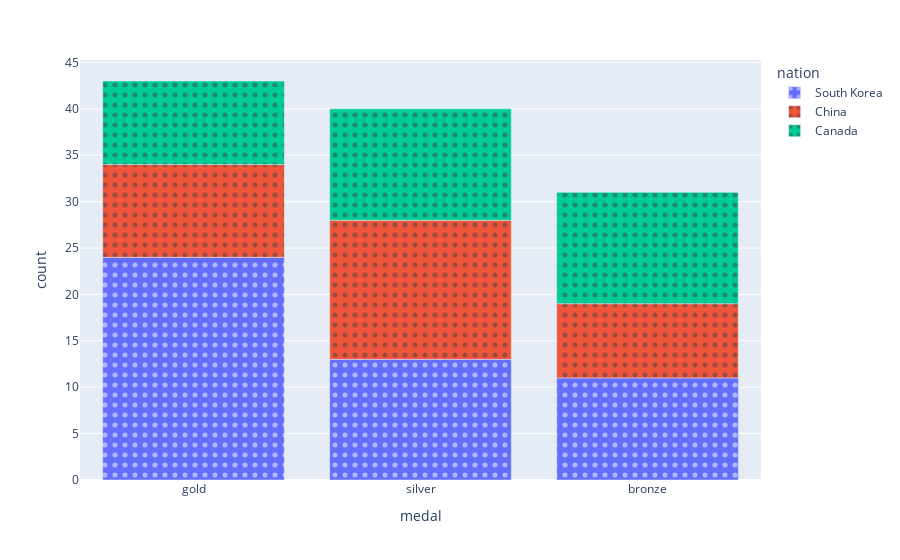

Source (notebook cell):
### Code cell
px.bar(long_data,x='medal',y='count',pattern_shape_sequence=['.','x','+'],color='nation')

### Figure 1 — Plotly figure (JSON) as saved in the notebook; plotly's stock layout.template omitted (floating-point values rounded to 4 significant figures)
{"data": [{"alignmentgroup": "True", "hovertemplate": "nation=South Korea<br>medal=%{x}<br>count=%{y}<extra></extra>", "legendgroup": "South Korea", "marker": {"color": "#636efa", "pattern": {"shape": "."}}, "name": "South Korea", "offsetgroup": "South Korea", "orientation": "v", "showlegend": true, "textposition": "auto", "type": "bar", "x": ["gold", "silver", "bronze"], "xaxis": "x", "y": [24, 13, 11], "yaxis": "y"}, {"alignmentgroup": "True", "hovertemplate": "nation=China<br>medal=%{x}<br>count=%{y}<extra></extra>", "legendgroup": "China", "marker": {"color": "#EF553B", "pattern": {"shape": "."}}, "name": "China", "offsetgroup": "China", "orientation": "v", "showlegend": true, "textposition": "auto", "type": "bar", "x": ["gold", "silver", "bronze"], "xaxis": "x", "y": [10, 15, 8], "yaxis": "y"}, {"alignmentgroup": "True", "hovertemplate": "nation=Canada<br>medal=%{x}<br>count=%{y}<extra></extra>", "legendgroup": "Canada", "marker": {"color": "#00cc96", "pattern": {"shape": "."}}, "name": "Canada", "offsetgroup": "Canada", "orientation": "v", "showlegend": true, "textposition": "auto", "type": "bar", "x": ["gold", "silver", "bronze"], "xaxis": "x", "y": [9, 12, 12], "yaxis": "y"}], "layout": {"autosize": true, "barmode": "relative", "legend": {"title": {"text": "nation"}, "tracegroupgap": 0}, "margin": {"t": 60}, "xaxis": {"anchor": "y", "autorange": true, "domain": [0, 1], "range": [-0.5, 2.5], "title": {"text": "medal"}, "type": "category"}, "yaxis": {"anchor": "x", "autorange": true, "domain": [0, 1], "range": [0, 45.26], "title": {"text": "count"}, "type": "linear"}}}
